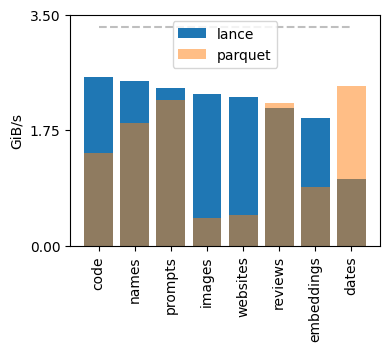

The Python source for this figure:
import pandas as pd
import matplotlib.pyplot as plt
import matplotlib.ticker

plt.rc("axes", axisbelow=True)

# Parquet
pqdf = pd.read_csv("parquet_full_scan.csv")
categories = pqdf["category"].unique().tolist()
pqbests = []
for category in categories:
    filtered = pqdf[pqdf["category"] == category]
    best_score = filtered["iterations_per_second"].max()
    best_dbps = filtered[filtered["iterations_per_second"] == best_score][
        "disk_bytes_per_second"
    ].values[0]
    pqbests.append(best_dbps)
pqdf = pd.DataFrame({"category": categories, "best": pqbests})

# Lance
df = pd.read_csv("lance_full_scan.csv")
categories = df["category"].unique().tolist()

fig, ax = plt.subplots()

fig.set_dpi(150)
fig.set_size_inches(4, 3)

df = df.sort_values(by="disk_bytes_per_second", ascending=False)
pqdf = pqdf[pqdf["category"].isin(df["category"])]

ax.set_ylabel("GiB/s")
ax.yaxis.set_major_locator(matplotlib.ticker.LinearLocator(3))
ax.set_ylim([0, 3.5])

ax.plot(
    df["category"],
    [3.309 for _ in df["category"]],
    alpha=0.5,
    color="gray",
    linestyle="--",
)

ax.bar(
    df["category"], df["disk_bytes_per_second"] / (1024 * 1024 * 1024), label="lance"
)

ax.bar(
    pqdf["category"], pqdf["best"] / (1024 * 1024 * 1024), alpha=0.5, label="parquet"
)

ax.tick_params(axis="x", labelrotation=90)

ax.legend()

plt.savefig("lance_scan_disk.png", bbox_inches="tight")
plt.close()
